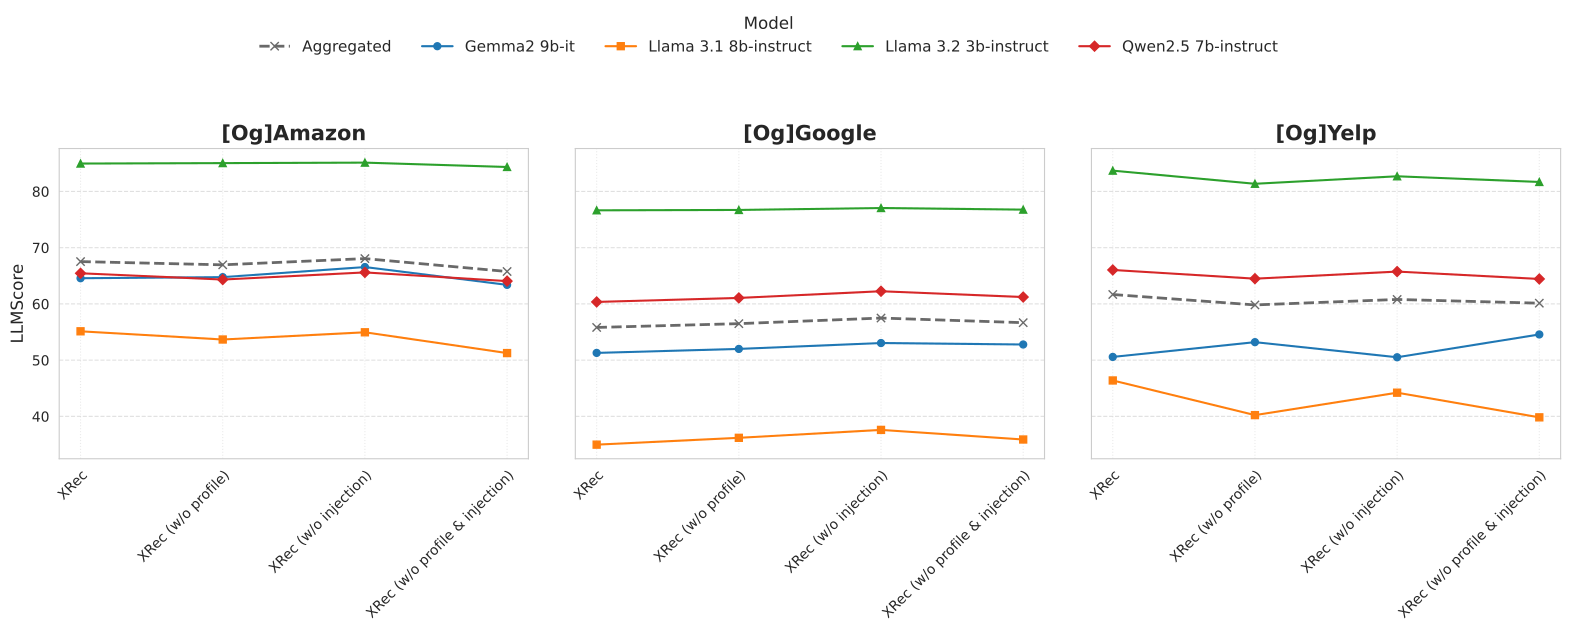

This figure's Python source:
# visualization_script_final_right_align_compact.py

import json
import os
import pandas as pd
import matplotlib.pyplot as plt
import seaborn as sns

# --- Configuration ---
INPUT_JSON_PATH = './results/aggregated_llm_scores.json' # Verify path
OUTPUT_DIR = './visualisation/ablation/'
OUTPUT_FILENAME = 'comparison_plot.pdf' # New name
TARGET_DATASETS = ['[Og]Amazon', '[Og]Google', '[Og]Yelp']
ABLATION_ORDER = ['XRec', 'XRec (w/o profile)', 'XRec (w/o injection)', 'XRec (w/o profile & injection)']
MODEL_ORDER = ['Gemma2 9b-it', 'Llama 3.1 8b-instruct', 'Llama 3.2 3b-instruct', 'Qwen2.5 7b-instruct']

# --- Styling ---
AGGREGATED_LABEL = "Aggregated"
AGGREGATED_COLOR = 'dimgray'
AGGREGATED_LINESTYLE = '--'
AGGREGATED_MARKER = 'x'
AGGREGATED_LINEWIDTH = 2.0
AGGREGATED_MARKERSIZE = 6

MODEL_MARKERS = ['o', 's', '^', 'D']
MODEL_LINESTYLE = '-'
MODEL_LINEWIDTH = 1.5
MODEL_MARKERSIZE = 5

TITLE_FONTSIZE = 15
AXIS_LABEL_FONTSIZE = 12
TICK_LABEL_FONTSIZE = 10
LEGEND_ITEM_FONTSIZE = 11
LEGEND_TITLE_FONTSIZE = 12
# -----------------------------------------

# 1. Load Data
try:
    with open(INPUT_JSON_PATH, 'r') as f: data = json.load(f)
except FileNotFoundError: print(f"ERROR: JSON file not found at {INPUT_JSON_PATH}"); exit()
except json.JSONDecodeError: print(f"ERROR: Could not decode JSON from {INPUT_JSON_PATH}"); exit()

# 2. Flatten Data
records = []
for dataset, ablations in data.items():
    if dataset in TARGET_DATASETS:
        for ablation, results in ablations.items():
            if ablation in ABLATION_ORDER:
                agg_stats = results.get('aggregated', {})
                if agg_stats: records.append({'Dataset': dataset, 'Ablation': ablation, 'Model': AGGREGATED_LABEL, 'LLMScore': agg_stats.get('LLMScore')})
                per_model = results.get('per_model', {})
                for model, stats in per_model.items():
                    if model in MODEL_ORDER and isinstance(stats, dict): records.append({'Dataset': dataset, 'Ablation': ablation, 'Model': model, 'LLMScore': stats.get('LLMScore')})
df = pd.DataFrame(records)
if df.empty: print("ERROR: No data flattened."); exit()

# 3. Data Preparation
if 'LLMScore' not in df.columns: print("ERROR: Column 'LLMScore' not found."); exit()
df['LLMScore'] = pd.to_numeric(df['LLMScore'], errors='coerce')
df['Ablation'] = pd.Categorical(df['Ablation'], categories=ABLATION_ORDER, ordered=True)
df.dropna(subset=['LLMScore'], inplace=True)
if df.empty: print("ERROR: No valid data after DropNA."); exit()

# 4. Create Plot
num_datasets = len(TARGET_DATASETS)
model_colors = sns.color_palette('tab10', n_colors=len(MODEL_ORDER))
model_color_map = {model: color for model, color in zip(MODEL_ORDER, model_colors)}

sns.set_style("whitegrid")
fig, axes = plt.subplots(1, num_datasets, figsize=(5.5 * num_datasets, 5.0), sharey=True)
if num_datasets == 1: axes = [axes]

all_handles = []
all_labels = []

# 5. Plot Data
print("Generating final plot with right-aligned ticks...")
for i, dataset in enumerate(TARGET_DATASETS):
    ax = axes[i]
    # Plot Aggregated line
    model_or_agg = AGGREGATED_LABEL
    model_df = df[(df['Dataset'] == dataset) & (df['Model'] == model_or_agg)].sort_values('Ablation')
    if not model_df.empty:
        handle = ax.plot(model_df['Ablation'].astype(str), model_df['LLMScore'], marker=AGGREGATED_MARKER, markersize=AGGREGATED_MARKERSIZE, linestyle=AGGREGATED_LINESTYLE, linewidth=AGGREGATED_LINEWIDTH, label=model_or_agg, color=AGGREGATED_COLOR, zorder=10)
        if model_or_agg not in all_labels: all_handles.append(handle[0]); all_labels.append(model_or_agg)
    # Plot Individual Models
    for j, model in enumerate(MODEL_ORDER):
        model_or_agg = model
        model_df = df[(df['Dataset'] == dataset) & (df['Model'] == model_or_agg)].sort_values('Ablation')
        if not model_df.empty:
            handle = ax.plot(model_df['Ablation'].astype(str), model_df['LLMScore'], marker=MODEL_MARKERS[j % len(MODEL_MARKERS)], markersize=MODEL_MARKERSIZE, linestyle=MODEL_LINESTYLE, linewidth=MODEL_LINEWIDTH, label=model_or_agg, color=model_color_map.get(model, 'grey'))
            if model_or_agg not in all_labels: all_handles.append(handle[0]); all_labels.append(model_or_agg)

    # Formatting
    ax.set_title(dataset, fontsize=TITLE_FONTSIZE, weight='bold')

    # *** Set tick labels with RIGHT alignment ***
    plt.setp(ax.get_xticklabels(), rotation=45, ha='right', rotation_mode='anchor')
    ax.tick_params(axis='x', labelsize=TICK_LABEL_FONTSIZE) # Set size separately
    ax.tick_params(axis='y', labelsize=TICK_LABEL_FONTSIZE)

    ax.grid(axis='y', linestyle='--', alpha=0.6)
    ax.grid(axis='x', linestyle=':', alpha=0.4)

    if i == 0:
        ax.set_ylabel("LLMScore", fontsize=AXIS_LABEL_FONTSIZE)

# 6. Create Shared Legend
if all_handles:
    ordered_handles = []; ordered_labels = []
    if AGGREGATED_LABEL in all_labels:
        idx = all_labels.index(AGGREGATED_LABEL)
        ordered_handles.append(all_handles[idx]); ordered_labels.append(all_labels[idx])
    for model_name in MODEL_ORDER:
        if model_name in all_labels:
             idx = all_labels.index(model_name)
             ordered_handles.append(all_handles[idx]); ordered_labels.append(all_labels[idx])

    fig.legend(handles=ordered_handles, labels=ordered_labels,
               title='Model',
               fontsize=LEGEND_ITEM_FONTSIZE,
               title_fontsize=LEGEND_TITLE_FONTSIZE,
               loc='lower center',
               bbox_to_anchor=(0.5, 1.00),
               ncol=len(ordered_handles),
               frameon=False
               )
else: print("Warning: No data plotted, legend not created.")

# 7. Final Adjustments & Save
# Adjust spacing - might need slightly less wspace with ha='right'
# compared to ha='center', but keep bottom margin sufficient
plt.subplots_adjust(
    top=0.84,
    bottom=0.22, # Keep enough space for rotated labels
    left=0.07,
    right=0.98,
    hspace=0.2,
    wspace=0.10 # Can likely tighten wspace slightly with ha='right'
)

os.makedirs(OUTPUT_DIR, exist_ok=True)
output_path = os.path.join(OUTPUT_DIR, OUTPUT_FILENAME)
try:
    plt.savefig(output_path, dpi=300, bbox_inches='tight')
    print(f"--- Saved Final plot (Right Align Ticks) to: {output_path} ---")
except Exception as e: print(f"ERROR: Failed to save figure {output_path}. Error: {e}")
plt.close(fig)

print("--- Final visualization script (Right Align Ticks) finished. ---")
